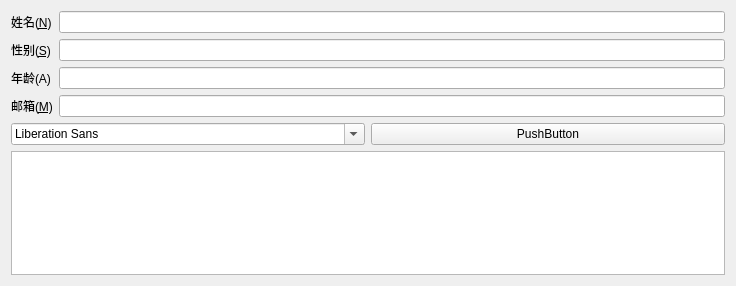
<?xml version="1.0" encoding="UTF-8"?>
<ui version="4.0">
 <class>MyWidget</class>
 <widget class="QWidget" name="MyWidget">
  <property name="geometry">
   <rect>
    <x>0</x>
    <y>0</y>
    <width>736</width>
    <height>286</height>
   </rect>
  </property>
  <property name="windowTitle">
   <string>MyWidget</string>
  </property>
  <layout class="QVBoxLayout" name="verticalLayout">
   <item>
    <layout class="QFormLayout" name="formLayout">
     <item row="0" column="0">
      <widget class="QLabel" name="nLabel">
       <property name="text">
        <string>姓名(&amp;N)</string>
       </property>
       <property name="buddy">
        <cstring>nLineEdit</cstring>
       </property>
      </widget>
     </item>
     <item row="0" column="1">
      <widget class="QLineEdit" name="nLineEdit"/>
     </item>
     <item row="1" column="0">
      <widget class="QLabel" name="sLabel">
       <property name="text">
        <string>性别(&amp;S)</string>
       </property>
       <property name="buddy">
        <cstring>sLineEdit</cstring>
       </property>
      </widget>
     </item>
     <item row="1" column="1">
      <widget class="QLineEdit" name="sLineEdit"/>
     </item>
     <item row="2" column="0">
      <widget class="QLabel" name="aLabel">
       <property name="text">
        <string>年龄(A)</string>
       </property>
      </widget>
     </item>
     <item row="2" column="1">
      <widget class="QLineEdit" name="aLineEdit"/>
     </item>
     <item row="3" column="0">
      <widget class="QLabel" name="mLabel">
       <property name="text">
        <string>邮箱(&amp;M)</string>
       </property>
       <property name="buddy">
        <cstring>mLineEdit</cstring>
       </property>
      </widget>
     </item>
     <item row="3" column="1">
      <widget class="QLineEdit" name="mLineEdit"/>
     </item>
    </layout>
   </item>
   <item>
    <spacer name="verticalSpacer">
     <property name="orientation">
      <enum>Qt::Vertical</enum>
     </property>
     <property name="sizeHint" stdset="0">
      <size>
       <width>20</width>
       <height>5</height>
      </size>
     </property>
    </spacer>
   </item>
   <item>
    <layout class="QHBoxLayout" name="horizontalLayout">
     <item>
      <widget class="QFontComboBox" name="fontComboBox"/>
     </item>
     <item>
      <widget class="QPushButton" name="pushButton">
       <property name="text">
        <string>PushButton</string>
       </property>
      </widget>
     </item>
    </layout>
   </item>
   <item>
    <widget class="QTextEdit" name="textEdit"/>
   </item>
  </layout>
 </widget>
 <layoutdefault spacing="6" margin="11"/>
 <resources/>
 <connections/>
</ui>
